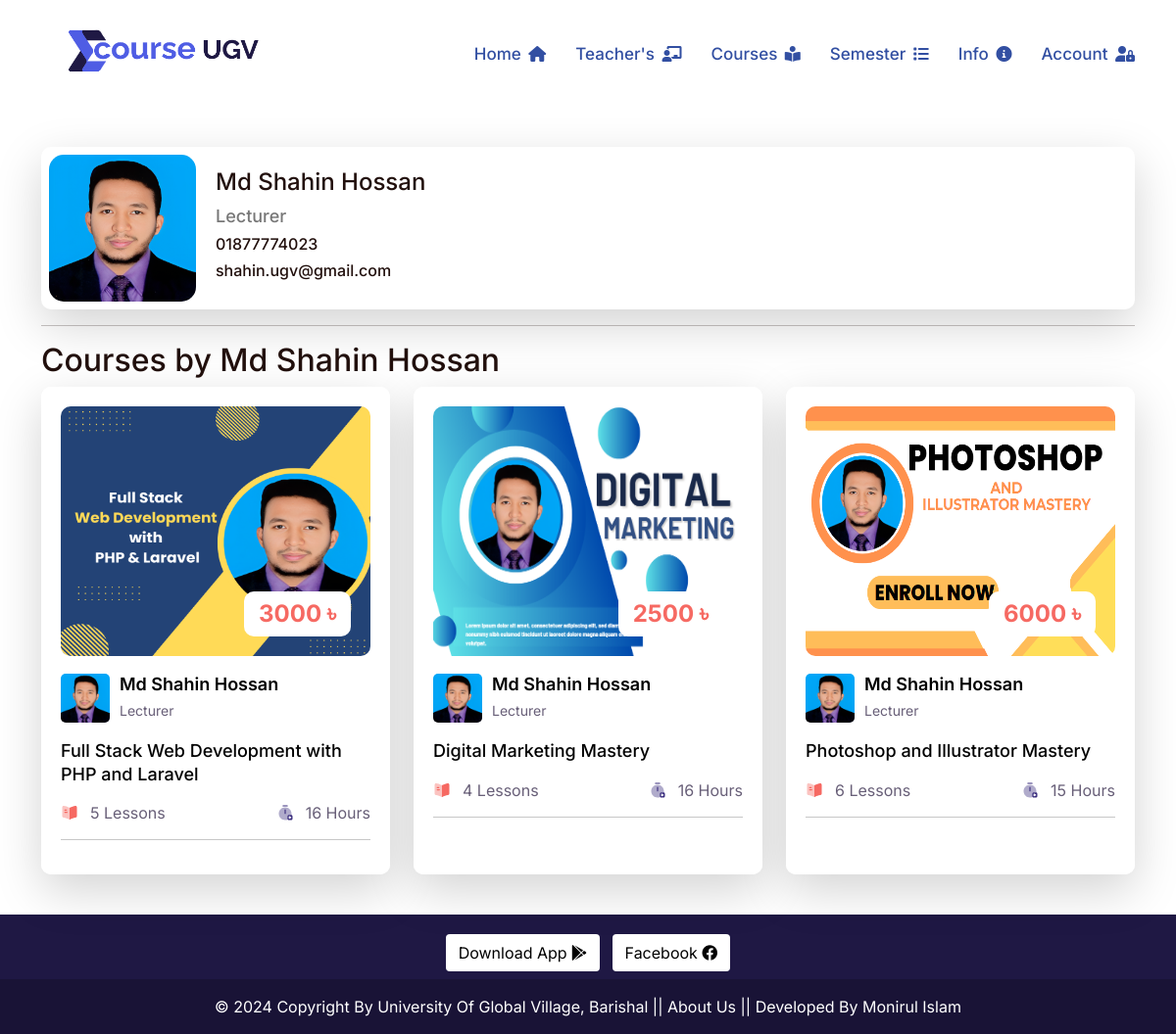
Before: /author_details/md-shahin-hossan/ with the older database file.
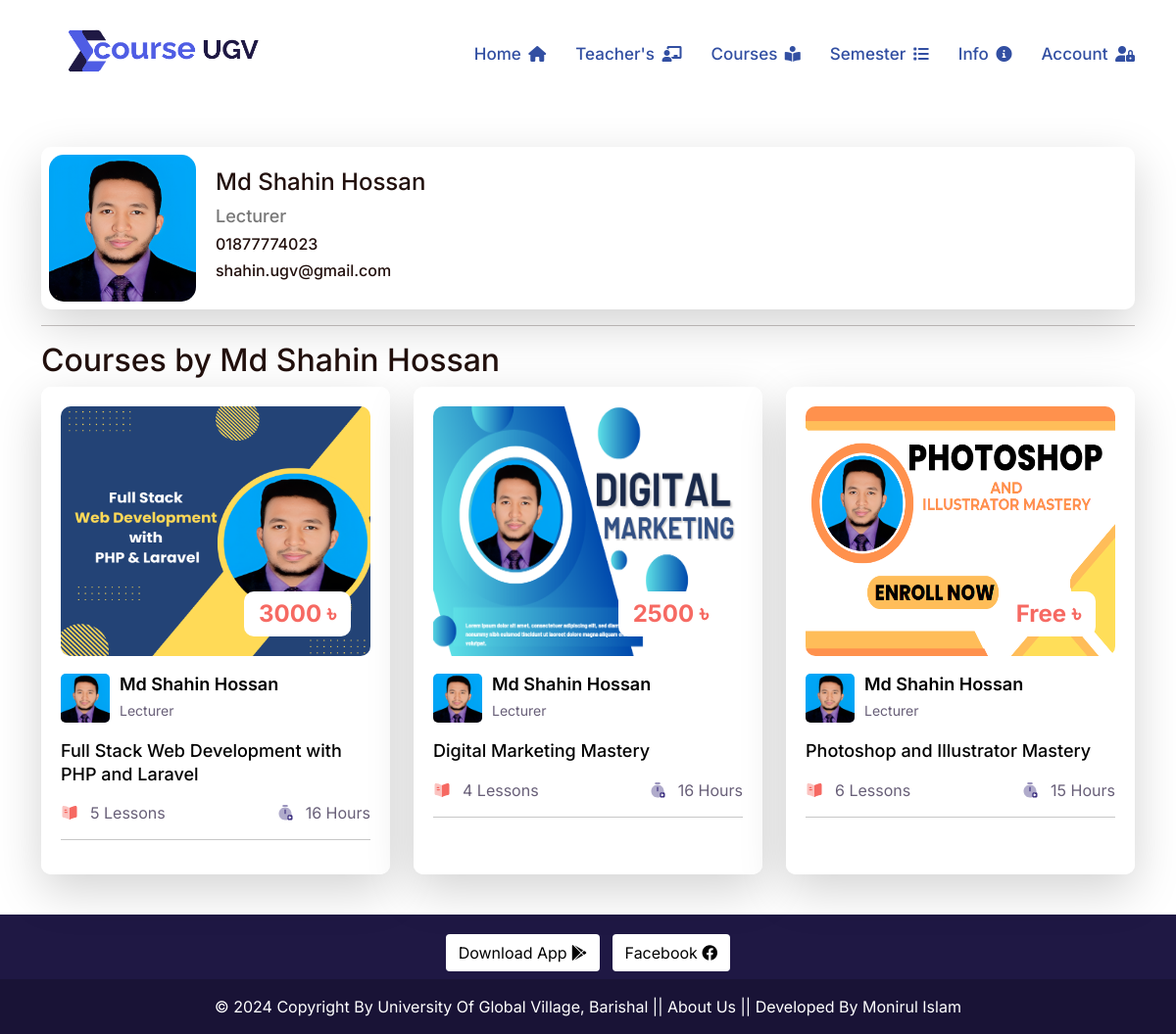
After: the same page with the newer database file.
### lms/models.py (models this page shows, shortened)
class Course(models.Model):
    ADVANCED = 'Advanced'
    INTERMEDIATE = 'Intermediate'
    BASIC = 'Basic'
    SKILL_CHOICES = [
        (ADVANCED,'Advanced'),
        (INTERMEDIATE,'Intermediate'),
        ( BASIC ,'Basic'),
    ]
    BANGLA = 'Bangla'
    ENGLISH = 'English'
    LANGUAGE_CHOOSE = [
        (BANGLA ,'Bangla'),
        (ENGLISH ,'English'),
    ]
    author = models.ForeignKey(Author, related_name='course_author', on_delete=models.CASCADE)
    category = models.ForeignKey(Category, related_name='course_category', on_delete=models.CASCADE)
    title = models.CharField(max_length=300, unique=True)
    slug = models.SlugField( max_length=350, null=True, blank=True)
    duration = models.PositiveIntegerField(default=0)
    skill_level = models.CharField(max_length=50, choices=SKILL_CHOICES, default=BASIC)
    language = models.CharField(max_length=20, choices=LANGUAGE_CHOOSE, default=BANGLA)
    course_details = RichTextField()
    banner = models.ImageField(
        upload_to='courses_banner/',
        validators=[FileExtensionValidator(allowed_extensions=['jpg', 'jpeg', 'png'])]
        )
    price = models.PositiveIntegerField(default=0)
    created_date = models.DateTimeField(auto_now_add=True)

class Author(models.Model):
    name = models.CharField(max_length=100, unique=True)
    image = models.ImageField(
        upload_to='author_images/',
        validators=[FileExtensionValidator(allowed_extensions=['jpg', 'jpeg', 'png'])]
        )
    designation = models.CharField(max_length=150)
    phone_regex = RegexValidator(
        regex=r'^\+?1?\d{9,15}$',  # Example regex for international phone numbers
        message="Phone number must be entered in the format: '+880 1XXX NNNNNN'. Up to 15 digits allowed."
    )
    phone_number = models.CharField(validators=[phone_regex], max_length=16, blank=True, null=True)
    email =models.EmailField(max_length=50)
    slug = models.SlugField(null=True, blank=True)

### lms/views.py (the view)
# urls.py: path('author_details/<slug:author_slug>/', author_details, name='author_details'),
def author_details(request, author_slug):
    author = get_object_or_404(Author, slug=author_slug)
    courses = author.course_author.all()
    context = {
        'author': author,
        'courses': courses,
    }
    return render(request, 'author_details.html', context)

### lms/context_processors.py (called while the page is built)
def get_all_categories(request):
    categories = Category.objects.all()
    category_counts = []
    for category in categories:
        course_count = Course.objects.filter(category=category).count()
        if course_count > 0:  # Only include non-empty categories
            category_counts.append({'category': category, 'course_count': course_count})
    context = {
        "categories":categories,
        "category_counts": category_counts,
    }
    return context

def siteinfo(request):
    siteinfo = SiteInfo.objects.all()
    context ={
        'siteinfo': siteinfo,
    }
    return context

### templates/author_details.html (shortened to what this page needs)
{% extends 'base.html' %}
{% load static %}
{% block content %}
<div class="container">
    <div class="author-profile shadow-lg p-2 " style="border-radius: 10px;">
        <div>
            <img src="{{ author.image.url }}" alt="{{ author.name }} Image">
        </div>
        <div class="author-details">
            <h1 style="font-size: 24px; margin-bottom: 10px;">{{ author.name }}</h1>
            <h6 style="font-size: 18px; color: #777;">{{ author.designation }}</h6>
            <h6>{{ author.phone_number }}</h6>
            <h6>{{ author.email }} </h6>
        </div>
    </div>
    <hr>
    {% if courses %}
        <h2>Courses by {{ author.name }}</h2>
        <div class="row">
            {% for course in courses %}
            {% include 'course_card.html' %}
            {% endfor %}
        </div>
    {% else %}
        <p>No courses available by {{ author.name }}</p>
    {% endif %}
</div>
{% endblock content %}

### templates/course_card.html (shortened to what this page needs)
{% load static %}
<div class="col-lg-4 col-md-6 d-flex ">
    <div class="course-box d-flex aos shadow-lg" data-aos="fade-up">
      <div class="product">
        <div class="product-img">
          <a href="{% url 'course_details' course.slug %}">
            <img
              class="img-fluid"
              style="width: 380px; height: 255px;"
              alt="{{course.title}}"
              src="{{course.banner.url}}"
            />
          </a>
          <div class="price">
            <h3>{{ course.price|default:"Free" }} &#2547;</h3>
          </div>
        </div>
        <div class="product-content">
          <div class="course-group d-flex">
            <div class="course-group-img d-flex">
                {% if course.author.slug %}
                    <a href="{% url 'author_details' course.author.slug %}">
                        <img src="{{ course.author.image.url }}" alt="{{ course.author.name }}" class="img-fluid" />
                    </a>
                    <div class="course-name">
                        <h4>
                            <a href="{% url 'author_details' course.author.slug %}">{{ course.author.name }}</a>
                        </h4>
                        <p>{{ course.author.designation }}</p>
                    </div>
                {% endif %}
            </div>
        </div>
          <h3 class="title instructor-text">
            <a href="{% url 'course_details' course.slug %}"
              >{{course.title}}</a
            >
          </h3>
          <div class="course-info d-flex align-items-center">
            <div class="rating-img d-flex align-items-center">
              <img
                src="{% static 'assets/img/icon/icon-01.svg' %}"
                alt
              />
              <p>{{course.videos.all.count }} Lessons</p>
            </div>
            <div class="course-view d-flex align-items-center">
              <img
                src="{% static 'assets/img/icon/icon-02.svg' %}"
                alt
              />
              <p>{{course.duration}} Hours</p>
            </div>
          </div>
        </div>
      </div>
    </div>
</div>

Changed rows visible on the page:
changed Course "Photoshop and Illustrator Mastery": price "6000" → "Free"
